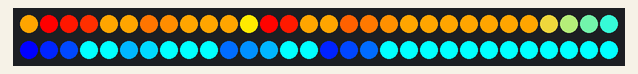
Recording of a sketch running on a simulated Arduino Uno, built with avr-gcc and run on an emulated ATmega328P. Parts: 60 RGB LEDs in strip order, left to right, continuing on the next row.

Above: at 0.21 s.
At 5.03 s:
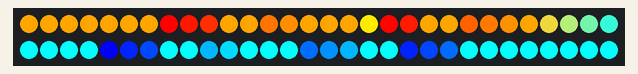
At 10.0 s:
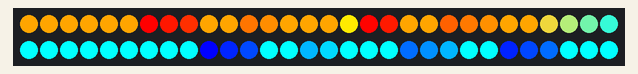
At 19.95 s:
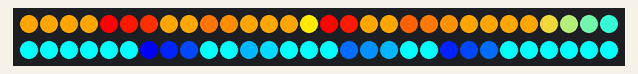
At 29.74 s:
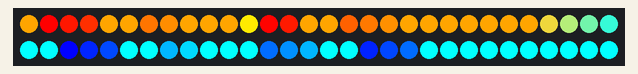
At 39.7 s:
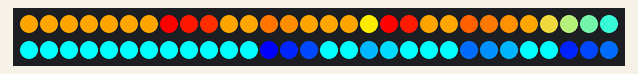

The sketch:

LED_v3.0.ino
```cpp
#include <Adafruit_NeoPixel.h>

#define PIN            6  // Neopixelのデータピン
#define NUMPIXELS      60  // Neopixelの総LED数

Adafruit_NeoPixel strip = Adafruit_NeoPixel(NUMPIXELS, PIN, NEO_GRB + NEO_KHZ800);

int redStart1 = 0;  // 赤色の光の塊1の始まりのLED番号
int redEnd1 = 2;    // 赤色の光の塊1の終わりのLED番号
int redStart2 = 5;  // 赤色の光の塊2の始まりのLED番号
int redEnd2 = 7;    // 赤色の光の塊2の終わりのLED番号
int redStart3 = 10;
int redEnd3 = 12;
int redStart4 = 15;
int redEnd4 = 17;
int blueStart1 = 30;  // 青色の光の塊1の始まりのLED番号
int blueEnd1 = 32;    // 青色の光の塊1の終わりのLED番号
int blueStart2 = 35;  // 青色の光の塊2の始まりのLED番号
int blueEnd2 = 37;    // 青色の光の塊2の終わりのLED番号
int blueStart3 = 40;
int blueEnd3 = 42;
int blueStart4 = 45;
int blueEnd4 = 47;


void setup() {
  strip.begin();
  strip.show();  // 初期化時に全てのLEDをオフにする
}

void loop() {
  flowRedToOrange();    // LED番号1から25までを赤色の光の塊を流す
  gradientOrangeToCyan(); // LED番号26から30までをオレンジから水色のグラデーションにする
  flowBlueToCyan();     // LED番号31から60までを青色の光の塊を流す
}  // ここに`}`を追加して、`void loop()`という関数のブロックを終わらせる

void flowRedToOrange() {

  for (int i = 0; i < 25; i++) {
    if ((i >= redStart1 && i <= redEnd1) || (i >= redStart2 && i <= redEnd2)|| (i >= redStart3 && i <= redEnd3)|| (i >= redStart4 && i <= redEnd4)) {  // LED番号iが赤色の光の塊1か2の範囲にあるとき
      int red = 255;
      int green = map(i, min(redStart1, redStart2), max(redEnd1, redEnd2), 0, 165);  // 緑の色成分を変化させる
      int blue = 0;
      strip.setPixelColor(i, red, green, blue);  // 赤色の光の塊
    } else {
      strip.setPixelColor(i, 255, 165, 0);  // オレンジ
    }
  }

  strip.show();
  delay(50);

  redStart1++;  // 赤色の光の塊1の始まりを1つずらす
  redEnd1++;    // 赤色の光の塊1の終わりを1つずらす
  redStart2++;  // 赤色の光の塊2の始まりを1つずらす
  redEnd2++;    // 赤色の光の塊2の終わりを1つずらす
  redStart3++;  // 赤色の光の塊3の始まりを1つずらす
  redEnd3++;    // 赤色の光の塊3の終わりを1つずらす
  redStart4++;  // 赤色の光の塊4の始まりを1つずらす
  redEnd4++;    // 赤色の光の塊4の終わりを1つずらす

  if (redEnd1 > 24 || redEnd2 > 24 || redEnd3 > 24 || redEnd4 > 24) {  // 赤色の光の塊1か2か３か４がLED番号25を超えたら
    redStart1 = 0;     // 赤色の光の塊1の始まりを0に戻す
    redEnd1 = 2;       // 赤色の光の塊1の終わりを4に戻す
    redStart2 = 5;    // 赤色の光の塊2の始まりを12に戻す
    redEnd2 = 7;      // 赤色の光の塊2の終わりを16に戻す
    redStart3 = 10;
    redEnd3 = 12;
    redStart4 = 15;
    redEnd4 = 17;
  }
}

void gradientOrangeToCyan() {
  for (int i = 25; i < 30; i++) {
    int red = map(i, 25, 30, 255, 0);
    int green = map(i, 25, 30, 165, 255);
    int blue = map(i, 25, 30, 0, 255);
    strip.setPixelColor(i, red, green, blue);  // グラデーション
  }

  strip.show();
  delay(50);
}

void flowBlueToCyan() {

  for (int i = 30; i < 60; i++) {
    if ((i >= blueStart1 && i <= blueEnd1) || (i >= blueStart2 && i <= blueEnd2)|| (i >= blueStart3 && i <= blueEnd3)|| (i >= blueStart4 && i <= blueEnd4)) {  // LED番号iが青色の光の塊1か2か３か４の範囲にあるとき
      int red = 0;
      int green = map(i, min(blueStart1, blueStart2), max(blueEnd1, blueEnd2), 0, 255);  // 緑の色成分を変化させる
      int blue = 255;
      strip.setPixelColor(i, red, green, blue);  // 青色の光の塊
    } else {
      strip.setPixelColor(i, 0, 255, 255);  // 水色
    }
  }

  strip.show();
  delay(50);

  blueStart1++;  // 青色の光の塊1の始まりを1つずらす
  blueEnd1++;    // 青色の光の塊1の終わりを1つずらす
  blueStart2++;  // 青色の光の塊2の始まりを1つずらす
  blueEnd2++;    // 青色の光の塊2の終わりを1つずらす
  blueStart3++;  // 青色の光の塊1の始まりを1つずらす
  blueEnd3++;    // 青色の光の塊1の終わりを1つずらす
  blueStart4++;  // 青色の光の塊2の始まりを1つずらす
  blueEnd4++;    // 青色の光の塊2の終わりを1つずらす

  if (blueEnd1 > 59 || blueEnd2 > 59|| blueEnd3 > 59|| blueEnd4 > 59) {  // 青色の光の塊1か2がLED番号60を超えたら
    blueStart1 = 30;  // 青色の光の塊1の始まりのLED番号
    blueEnd1 = 32;    // 青色の光の塊1の終わりのLED番号
    blueStart2 = 35;  // 青色の光の塊2の始まりのLED番号
    blueEnd2 = 37;    // 青色の光の塊2の終わりのLED番号
    blueStart3 = 40;
    blueEnd3 = 42;
    blueStart4 = 45;
    blueEnd4 = 47;
  }
}
```
